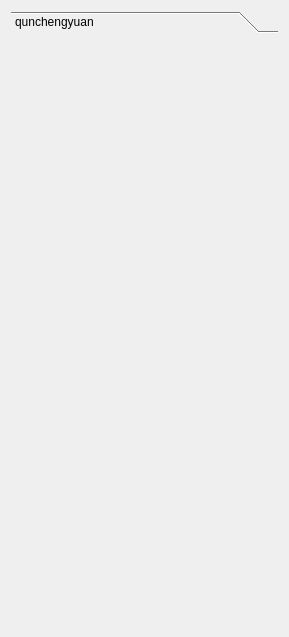
<?xml version="1.0" encoding="UTF-8"?>
<ui version="4.0">
 <class>chatwindow</class>
 <widget class="QWidget" name="chatwindow">
  <property name="geometry">
   <rect>
    <x>0</x>
    <y>0</y>
    <width>289</width>
    <height>637</height>
   </rect>
  </property>
  <property name="windowTitle">
   <string>Form</string>
  </property>
  <layout class="QVBoxLayout" name="verticalLayout">
   <item>
    <widget class="QToolBox" name="toolBox">
     <property name="currentIndex">
      <number>0</number>
     </property>
     <widget class="QWidget" name="page">
      <property name="geometry">
       <rect>
        <x>0</x>
        <y>0</y>
        <width>271</width>
        <height>588</height>
       </rect>
      </property>
      <attribute name="label">
       <string>qunchengyuan</string>
      </attribute>
      <layout class="QVBoxLayout" name="vLayout"/>
     </widget>
    </widget>
   </item>
  </layout>
 </widget>
 <resources/>
 <connections/>
</ui>
